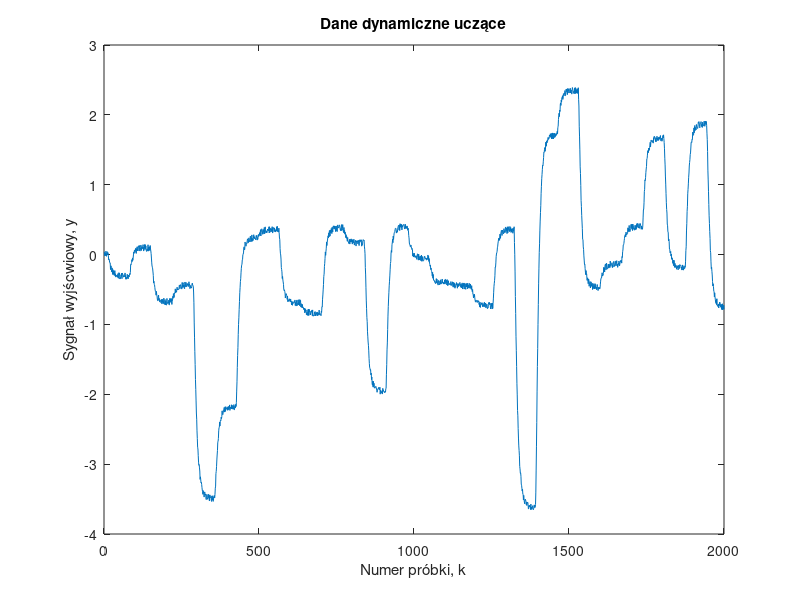
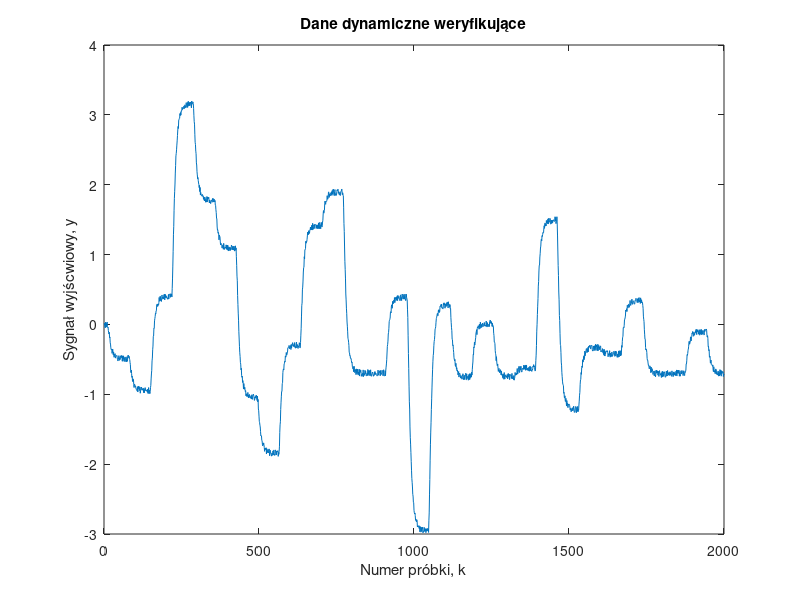

Recreate these plots in MATLAB, in order.
format long;
clear all;
close all;

dynamic_data_training = load('danedynucz50.txt');
u_training = dynamic_data_training(:, 1);
y_training = dynamic_data_training(:, 2);
k = linspace(1, 2000, 2000)
dynamic_data_validation = load('danedynwer50.txt');
u_validation = dynamic_data_validation(:, 1);
y_validation = dynamic_data_validation(:, 2);

figure;
plot(k, y_training);
xlabel('Numer próbki, k' )
ylabel('Sygnał wyjścwiowy, y')
title('Dane dynamiczne uczące')
figure;
plot(k, y_validation);
xlabel('Numer próbki, k' )
ylabel('Sygnał wyjścwiowy, y')
title('Dane dynamiczne weryfikujące')
% plot3(u_training, y_training, k)